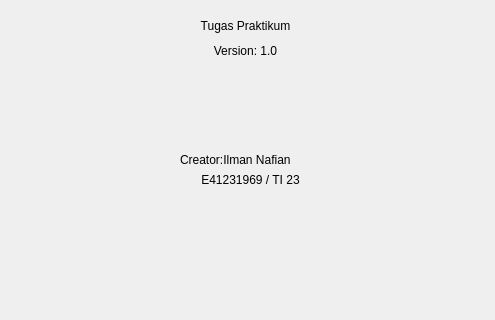
<?xml version="1.0" encoding="UTF-8"?>
<ui version="4.0">
 <class>Form</class>
 <widget class="QWidget" name="Form">
  <property name="geometry">
   <rect>
    <x>0</x>
    <y>0</y>
    <width>495</width>
    <height>320</height>
   </rect>
  </property>
  <property name="windowTitle">
   <string>Tentang</string>
  </property>
  <widget class="QLabel" name="label">
   <property name="geometry">
    <rect>
     <x>0</x>
     <y>10</y>
     <width>491</width>
     <height>31</height>
    </rect>
   </property>
   <property name="text">
    <string>Tugas Praktikum</string>
   </property>
   <property name="alignment">
    <set>Qt::AlignCenter</set>
   </property>
  </widget>
  <widget class="QLabel" name="label_2">
   <property name="geometry">
    <rect>
     <x>0</x>
     <y>40</y>
     <width>491</width>
     <height>21</height>
    </rect>
   </property>
   <property name="text">
    <string>Version: 1.0</string>
   </property>
   <property name="alignment">
    <set>Qt::AlignCenter</set>
   </property>
  </widget>
  <widget class="QLabel" name="label_3">
   <property name="geometry">
    <rect>
     <x>180</x>
     <y>150</y>
     <width>141</width>
     <height>19</height>
    </rect>
   </property>
   <property name="text">
    <string>Creator:Ilman Nafian</string>
   </property>
  </widget>
  <widget class="QLabel" name="label_4">
   <property name="geometry">
    <rect>
     <x>180</x>
     <y>170</y>
     <width>141</width>
     <height>19</height>
    </rect>
   </property>
   <property name="text">
    <string>E41231969 / TI 23</string>
   </property>
   <property name="alignment">
    <set>Qt::AlignCenter</set>
   </property>
  </widget>
 </widget>
 <resources/>
 <connections/>
</ui>
